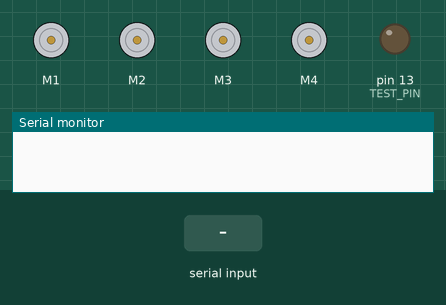
The sketch below on a simulated Arduino Uno, built with avr-gcc and run on an emulated ATmega328P. On the bench: 4 × DC motor (green arrow = forward, orange = backward, longer = faster), output pins drawn as LEDs (lit = HIGH), the last lines printed to the serial monitor. The inputs (shaded band) are chosen by the test bench.

Above: at 1.2 s.
1.3 s: "forward" received over Serial
At 2.4 s:
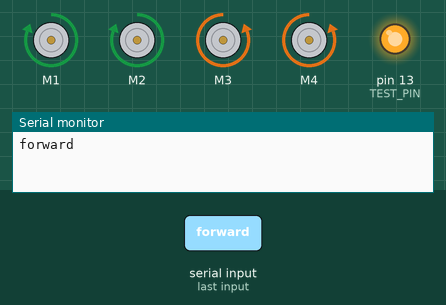
2.8 s: "backward" received over Serial
At 3.6 s:
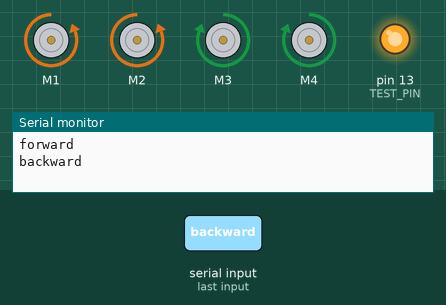
4.3 s: "stop" received over Serial
At 5.5 s:
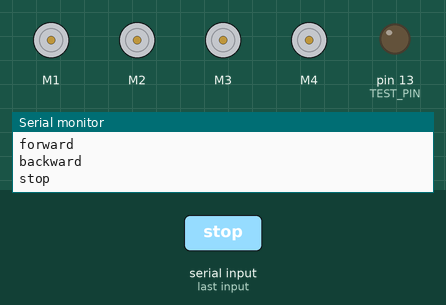
5.8 s: "backward" received over Serial
At 7.0 s:
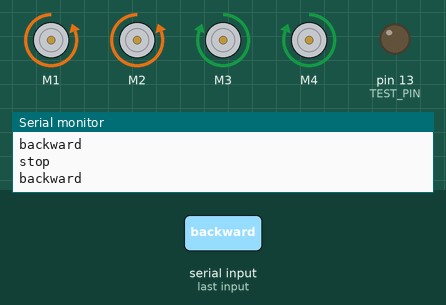
Timing chart, 0 to 8.3 s (numbered marks = the images above; inputs shaded):
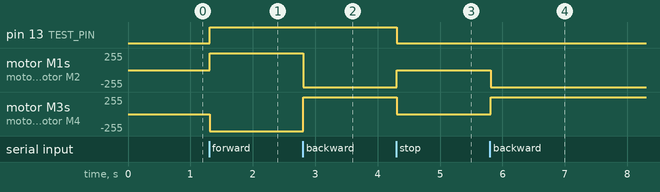

The sketch:

ArduinoCarProject.ino
```cpp
#include <AFMotor.h>

//all motors
AF_DCMotor motor1(1);
AF_DCMotor motor2(2);
AF_DCMotor motor3(3);
AF_DCMotor motor4(4);

//debug pin
#define TEST_PIN 13

void setup() {

  pinMode(13, OUTPUT);

  motor1.setSpeed(255);
  motor2.setSpeed(255);
  motor3.setSpeed(255);
  motor4.setSpeed(255);

  Serial.begin(9600);

}

void loop()
{
   String readString;
   String data;

  while(Serial.available())
  {
    delay(1);
    if(Serial.available()>0)
    {
      char inputData = Serial.read();
      if(isControl(inputData))
      {
        break;
      }
      readString += inputData;
    }
  }

   data = readString;

    if(data == "stop")
    {
       StopAllMotors();
    }

   if(data == "forward")
   {
       ForwardMovement();
   }

   if(data == "backward")
   {
       BackwardMovement();
   }

}


void StopAllMotors(void)
{
   motor1.run(RELEASE);
   motor2.run(RELEASE);
   motor3.run(RELEASE);
   motor4.run(RELEASE);

   Serial.println("stop");

   digitalWrite(13, LOW);
}


void ForwardMovement(void)
{
   digitalWrite(13, HIGH);
   motor1.run(FORWARD);
   motor2.run(FORWARD);
   motor3.run(BACKWARD);
   motor4.run(BACKWARD);

   Serial.println("forward");
}

void BackwardMovement(void)
{
   motor1.run(BACKWARD);
   motor2.run(BACKWARD);
   motor3.run(FORWARD);
   motor4.run(FORWARD);

   Serial.println("backward");
}
```

Measured:
- after the input at 1.3 s, pin 13 (TEST_PIN): LOW → HIGH at once; motor M1, motor M2: stopped → forward 255/255 at once; motor M3, motor M4: stopped → backward 255/255 at once
- after the input at 2.8 s, motor M1, motor M2: forward 255/255 → backward 255/255 at once; motor M3, motor M4: backward 255/255 → forward 255/255 at once
- after the input at 4.3 s, pin 13 (TEST_PIN): HIGH → LOW at once; motor M1, motor M2: backward 255/255 → stopped at once; motor M3, motor M4: forward 255/255 → stopped at once
- after the input at 5.8 s, motor M1, motor M2: stopped → backward 255/255 at once; motor M3, motor M4: stopped → forward 255/255 at once
